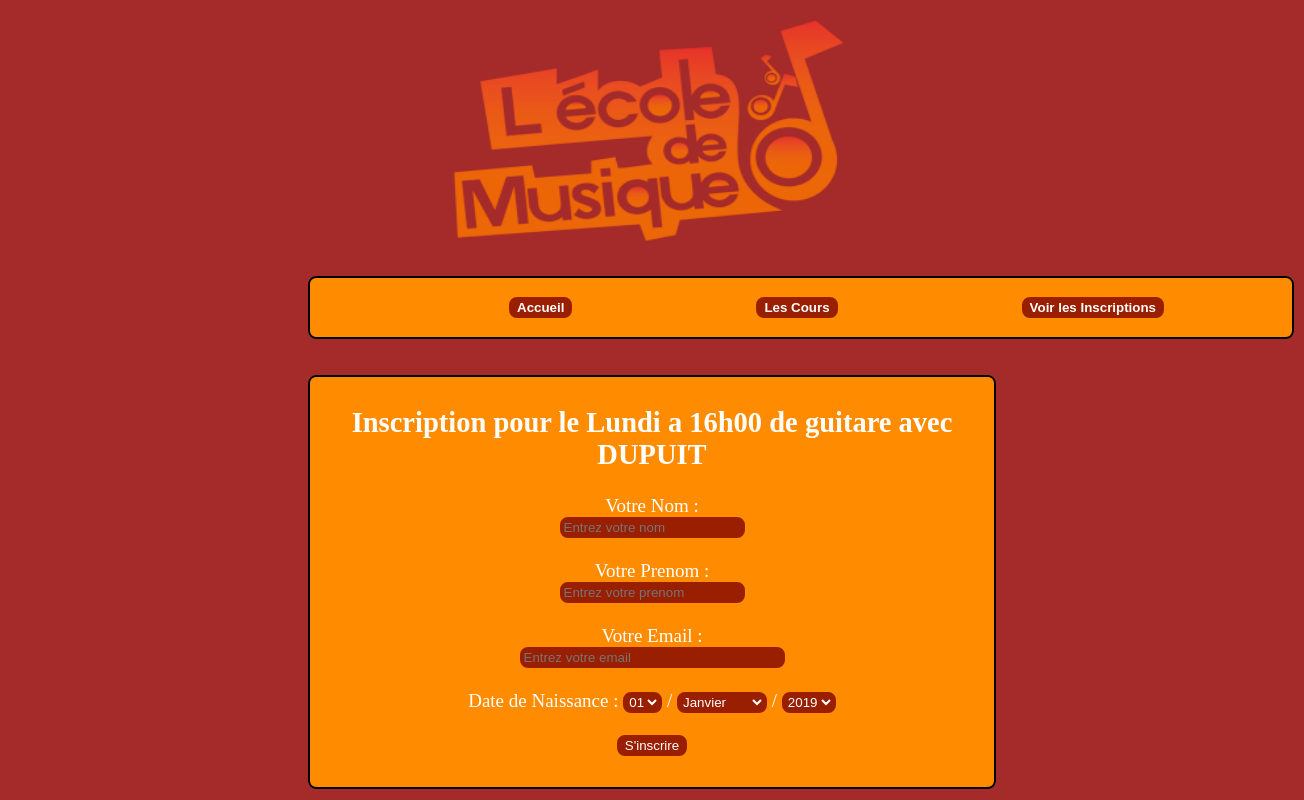
The page /index.php?action=inscription&numero=1 on the database its author committed.
### tables this page shows
CREATE TABLE `cours` (
  `id_cours` int(3) NOT NULL,
  `dates_cours` int(1) DEFAULT NULL,
  `heure_cours` char(5) DEFAULT NULL,
  `id_enseignant` int(3) DEFAULT NULL,
  `id_type` int(3) DEFAULT NULL
);

CREATE TABLE `enseignant` (
  `id_enseignant` int(3) NOT NULL,
  `nom_enseignant` char(50) DEFAULT NULL,
  `prenom_enseignant` char(15) DEFAULT NULL,
  `dateNaissance_enseignant` date DEFAULT NULL
);

### modele/fonctions.php (called while the page is built, shortened)
<?php
function getLeCour($leCour)
{
	$bdd=connect();
	$ceCour = array();
	$Jour = array("","Lundi","Mardi","Mercredi","Jeudi","Vendredi","Samedi","Dimanche");
	$sqlCour=$bdd->prepare("SELECT * FROM cours WHERE id_cours=".$leCour);
	$sqlCour->execute(array($leCour));
	$infoCour= $sqlCour->fetch(PDO::FETCH_OBJ);
		$ceCour['id']= $infoCour->id_cours ;
		$ceCour['date']= $Jour[$infoCour->dates_cours] ;
		$ceCour['heure']= $infoCour->heure_cours ;
		$idEnseignant = $infoCour->id_enseignant ;
		$idType = $infoCour->id_type ;
	$sqlEnseignant=$bdd->prepare("SELECT nom_enseignant , prenom_enseignant FROM enseignant WHERE id_enseignant=".$idEnseignant);
	$sqlEnseignant->execute(array($idEnseignant));
	$leProf= $sqlEnseignant->fetch(PDO::FETCH_OBJ);
	$nom = strtoupper ($leProf->nom_enseignant);
	$prenom = $leProf->prenom_enseignant;
		$ceCour['nom']=$nom;
		$ceCour['prenom']=$prenom;
	$sqlType=$bdd->prepare("SELECT * FROM type_cours WHERE id_type=".$idType);
	$sqlType->execute(array($idType));
	$leType= $sqlType->fetch(PDO::FETCH_OBJ);
	$type= $leType->libelle_type;
		$ceCour['type']=$type;
	return $ceCour ;
}
?>

### vues/v_formulaireInscription.php (the view, shortened to what this page needs)
<br><br>
<div align='center' class='fieldsetInscription'>
	<fieldset>
		<?php
		extract($_GET);
		if(!empty($numero))
		{
			$leCours = getLeCour($numero);
		echo "<center><h2>	Inscription pour le ".$leCours['date']." a ".$leCours['heure']." de ".$leCours['type']." avec ".$leCours['nom']."	</h2></center>";
		}
		?>
		<form method='POST' action='index.php?action=validerInscription'>
			Votre Nom : <br>
			<input type='text' name='nomDeLinscrit' placeholder="Entrez votre nom">
			<br><br>
			Votre Prenom : <br>
			<input type='text' name='prenomDeLinscrit' placeholder="Entrez votre prenom">
			<br><br>
			Votre Email : <br>
			<input type='text' name='emailDeLinscrit' placeholder="Entrez votre email" size=30>
			<br><br>
			Date de Naissance :
			<select name="Jour">
				<?php for($i=1 ; $i <32 ; $i++)
				{
					if($i<10)
					{
						echo"<option value=0".$i.">0".$i."</option>";
					}
					else
					{
						echo"<option value=".$i.">".$i."</option>";
					}
				} ?>
			</select>
			/
			<?php $mois=['Janvier','Fevrier','Mars','Avril','Mai','Juin','Juillet','Aout','Septembre','Octobre','Novembre','Decembre']; ?>
			<select name='Mois'>
				<?php for($i=1 ; $i<13 ; $i++)
				{
					if($i<10)
					{
						echo"<option value=0".$i.">".$mois[$i-1]."</option>";
					}
					else
					{
						echo"<option value=".$i.">".$mois[$i-1]."</option>";
					}
				}?>
			</select>
			/
			<?php $anneeActuelle=date('Y');?>
			<select name='Annee'>
				<?php for ($i=$anneeActuelle ; $i > 1900 ; $i--)
				{
					echo"<option value=".$i.">".$i."</option>";
				}?>
			</select>
			<br><br>
			<input type='submit' value="S'inscrire">
		</form>
	</fieldset>
</div>

### css/cssGeneral.css (style rules this page uses)
body { background-color: brown; }
.fieldsetInscription fieldset { background-color:FF8C00; margin-left: 300px; margin-right: 300px; border:2px solid black; -moz-border-radius:8px; -webkit-border-radius:8px; color:white; font-size : 19px; }
.fieldsetInscription input, select { background-color: #991f00; border-radius: 8px; color: white ; border: 2px solid #991f00; }

### rows shown on the page
cours: id_enseignant+id_type "Lundi", id_enseignant+id_type "16h00", id_enseignant+id_type "guitare", id_enseignant+id_type "DUPUIT"

### other values the page prints
form field Mois "Janvier"
form field Annee "2019"
